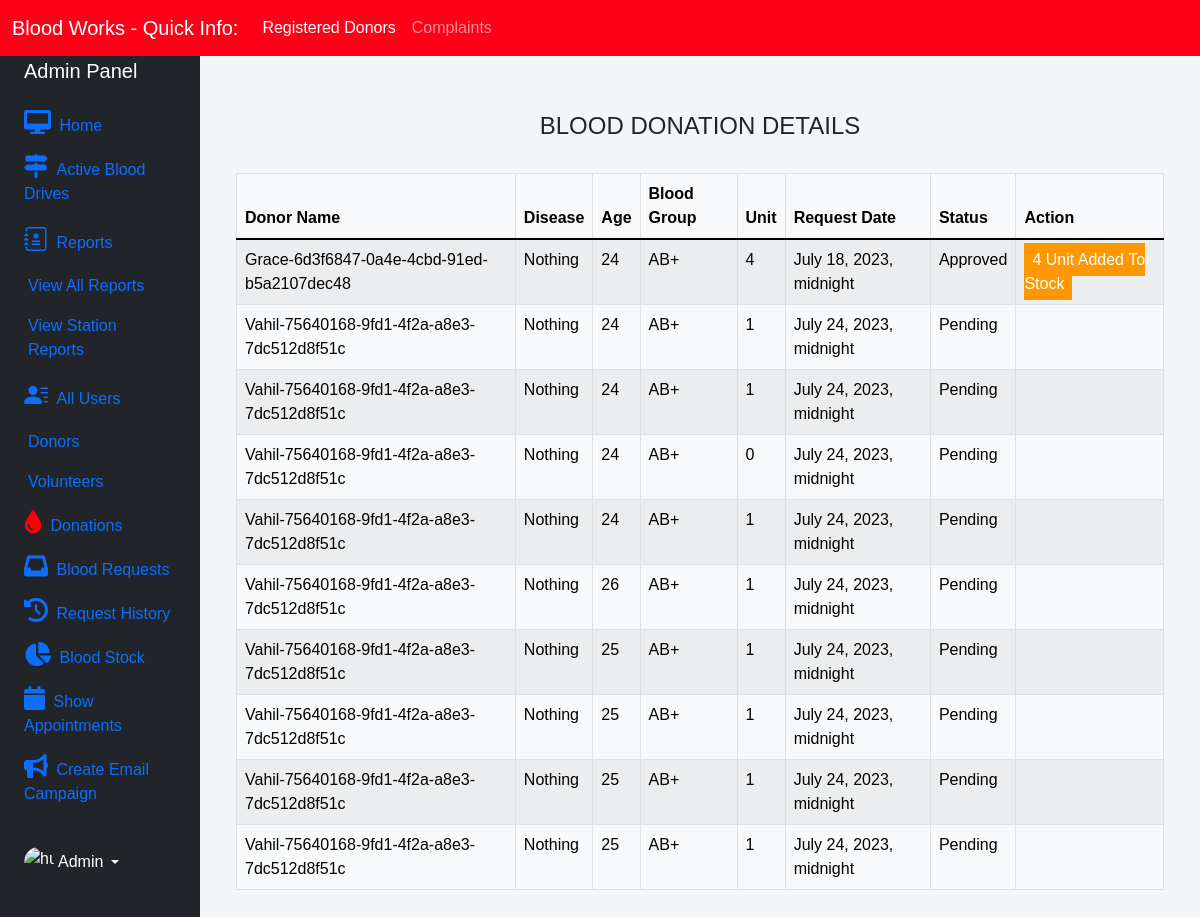
Page /admin-donation (signed in) on the earlier database version.
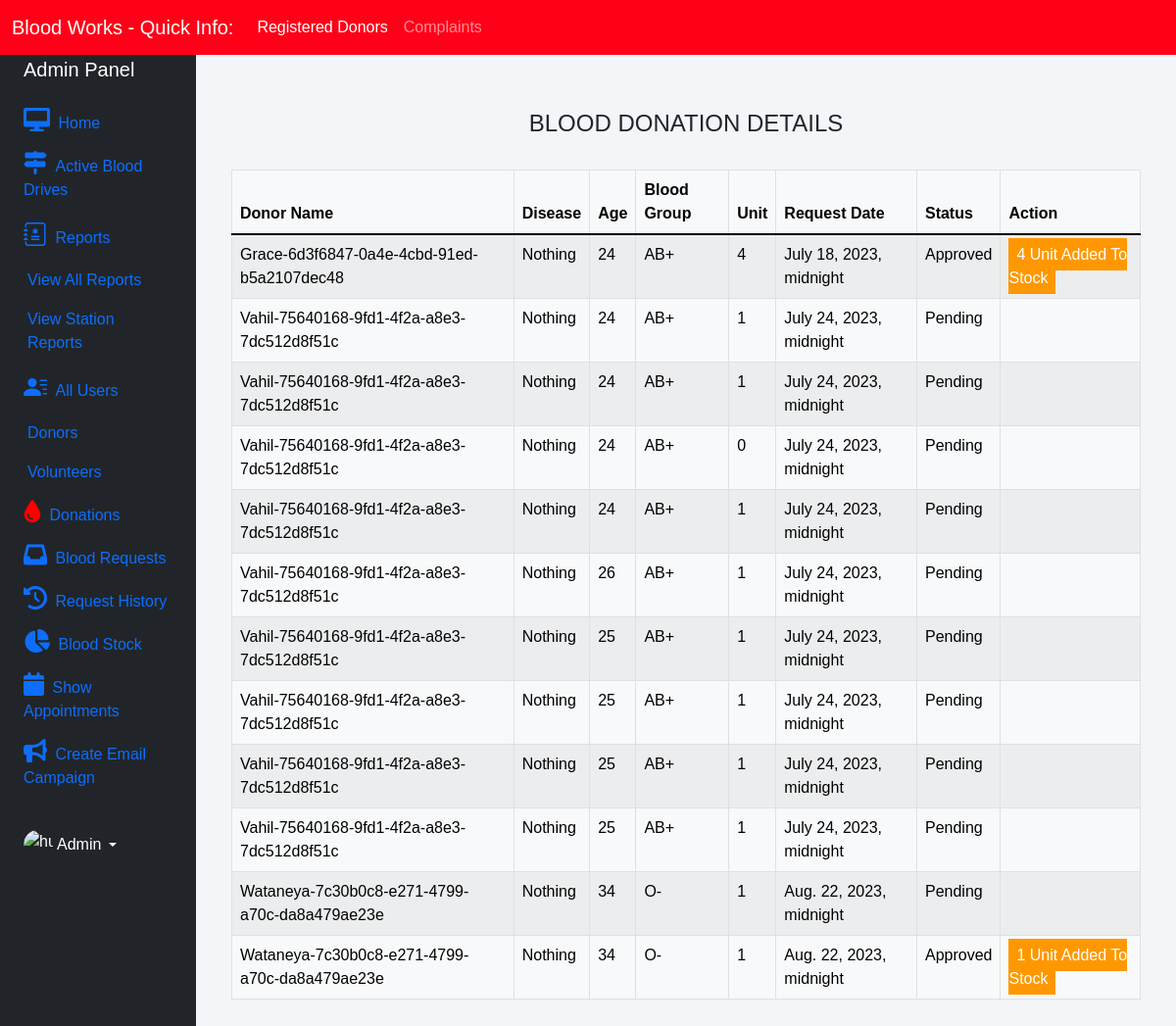
Same page on the later database version.
### donor/models.py (models this page shows, shortened)
class BloodDonate(models.Model):
    donor = models.ForeignKey(Donor, on_delete=models.CASCADE)
    donation_id = models.CharField(primary_key=True, default=uuid.uuid4(), max_length=40)
    volunteer_id = models.ForeignKey(VolunteerRegistration, null=True, on_delete=models.SET_NULL)
    disease = models.CharField(max_length=100, default="Nothing")
    age = models.PositiveIntegerField()
    blood_group = models.CharField(max_length=3, blank=True, choices=blood_groups)
    donation_type = models.ForeignKey(DonationType, default=1, on_delete=models.CASCADE)
    unit = models.PositiveIntegerField(default=0)
    status = models.CharField(max_length=20, default="Pending",
                              choices={('Pending', 'Pending'), ('Approved', 'Approved'), ('Rejected', 'Rejected')})
    created_date = models.DateTimeField(auto_now=False, default=timezone.datetime.now())

class Donor(models.Model):
    current_time = datetime.datetime.now()
    donor_id = models.CharField(primary_key=True, max_length=40, default=uuid.uuid4())
    user = models.OneToOneField(User, on_delete=models.CASCADE)
    profile_pic = models.ImageField(upload_to='profile_pic/Donor/', default="profile/Donor/default.png", null=True,
                                    blank=True)
    bloodgroup = models.CharField(max_length=10,default="None", choices=blood_groups)
    address = models.CharField(max_length=40)
    county = models.CharField(max_length=15, default="None", choices=counties)
    mobile = models.CharField(max_length=20, null=False, unique=True)
    email = models.EmailField(default="test@placeholder.com")
    status = models.CharField(max_length=8, default="Pending",
                              choices={('Pending', 'Pending'), ('Approved', 'Approved'), ('Rejected', 'Rejected')})
    donor_card_code = models.CharField(max_length=40, null=True, blank=True)
    served_by = models.ForeignKey(VolunteerRegistration, null=True, default="delete-101", on_delete=models.SET_DEFAULT,
                                  blank=True)
    created_date = models.DateTimeField(auto_now_add=False, default=timezone.datetime.now())
    def __str__(self):
        return f"{self.user.first_name}-{self.donor_id}"

### blood/views.py (the view)
# urls.py: path('admin-donation', views.admin_donation_view, name='admin-donation'),
@login_required(login_url='adminlogin')
def admin_donation_view(request):
    donations = dmodels.BloodDonate.objects.all()
    d_list = list(donations.values())
    print(d_list)
    for donation in d_list:
        donation['donation_id'] = cleaned_string = re.sub(r'[^a-zA-Z0-9\s]', '', donation['donation_id'])
        special_chars_positions = [match.start() for match in re.finditer(r'[^a-zA-Z0-9\s]', donation['donation_id'])]
        print(type(special_chars_positions))
        donation['positions'] = str(special_chars_positions)
    return render(request, 'blood/admin_donation.html', {'donations': donations})

### templates/blood/admin_donation.html (shortened to what this page needs)
{% extends 'blood/adminbase.html' %}
{% block content %}
{% load widget_tweaks %}
{%load static%}
<head>
   </head>
<br><br>
<div class="container">
    <H4 class="text-center">BLOOD DONATION DETAILS</H4><br>
    <table class="table table-light table-hover table-bordered table-striped">
        <thead class="bg-info">
            <tr>
                <th scope="col">Donor Name</th>
                <th scope="col">Disease</th>
                <th scope="col">Age</th>
                <th scope="col">Blood Group</th>
                <th scope="col">Unit</th>
                <th scope="col">Request Date</th>
                <th scope="col">Status</th>
                <th class="text-right">Action</th>
            </tr>
        </thead>
        <tbody>
            {% for t in donations %}
            <tr>
                <td> {{t.donor}}</td>
                <td> {{t.disease}}</td>
                <td> {{t.age}}</td>
                <td>{{t.blood_group}}</td>
                <td>{{t.unit}}</td>
                <td>{{t.created_date}}</td>
                <td>{{t.status}}</td>
                {% if t.status == 'Pending' %}
                <td class="text-right"></td>
                {% elif  t.status == 'Approved' %}
                <td><span class="label warning">{{t.unit}} Unit Added To Stock</span></td>
                {% else %}
                <td><span class="label danger">0 Unit Added To Stock</span></td>
                {% endif %}
            </tr>
            {% endfor %}
        </tbody>
    </table>
</div>
{% endblock content %}

Differences in the rows shown:
added BloodDonate: donor "Wataneya-7c30b0c8-e271-4799-a70c-da8a479ae23e", disease "Nothing", age "34", blood_group "O-", unit "1", created_date "Aug. 22, 2023, midnight", status "Pending"
added BloodDonate: donor "Wataneya-7c30b0c8-e271-4799-a70c-da8a479ae23e", disease "Nothing", age "34", blood_group "O-", unit "1", created_date "Aug. 22, 2023, midnight", status "Approved"
